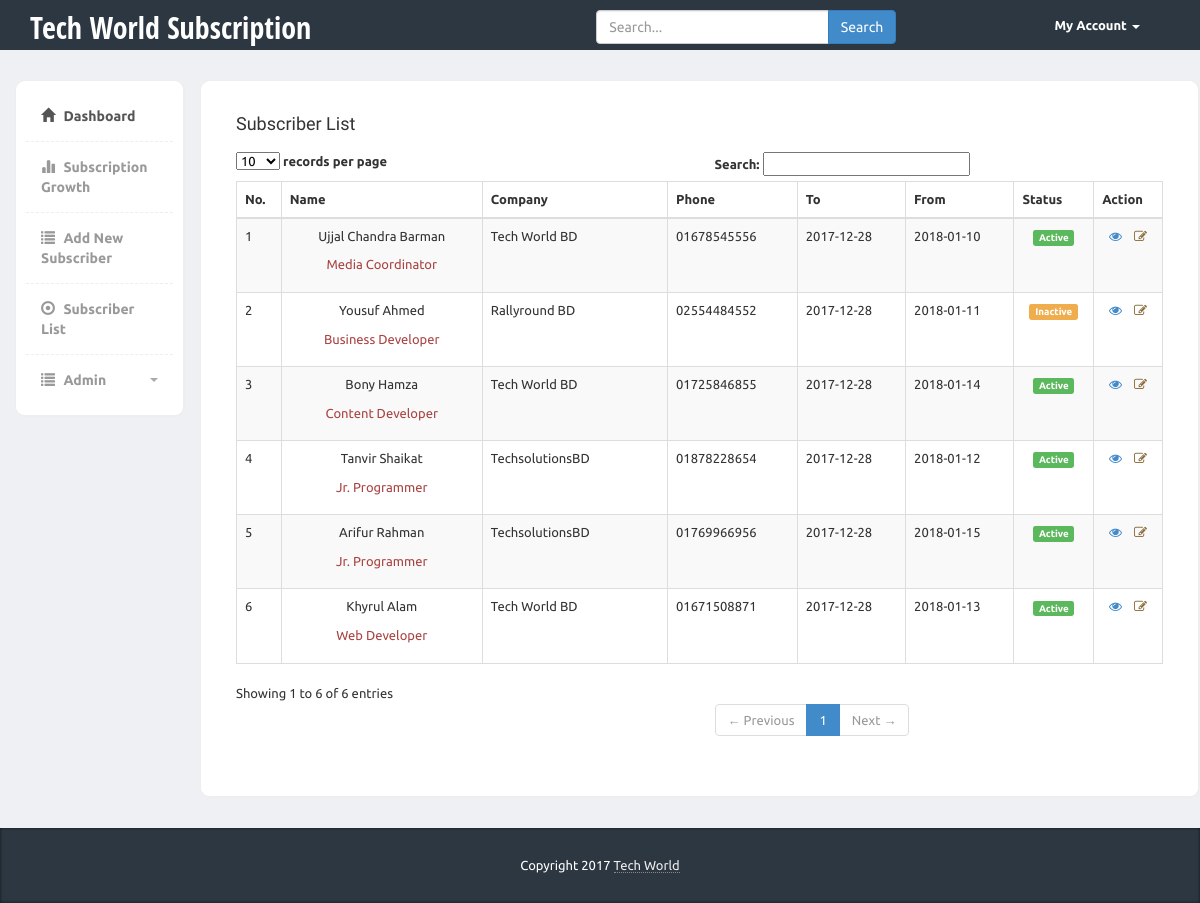
/subsList.php, run on the app's committed database.
### tables this page shows
CREATE TABLE `subscriber_list` (
  `s_id` int(11) NOT NULL,
  `name` varchar(50) NOT NULL,
  `profession` varchar(100) NOT NULL,
  `company` varchar(100) NOT NULL,
  `phone` varchar(30) NOT NULL,
  `email` varchar(255) NOT NULL,
  `address` text NOT NULL,
  `toDate` varchar(50) NOT NULL,
  `fromDate` varchar(50) NOT NULL,
  `status` tinyint(2) NOT NULL DEFAULT '1'
);

### App/View.php (called while the page is built, shortened)
<?php
class View {
  public function __construct($path,$data=null){
    include "template/master.php";
  }
}

### subsList.php (called while the page is built, shortened)
<?php
$db = new Database();
$table = 'subscriber_list';
$rows = $db->select($table);
$view = new View('subList',array(
  'rows'=> $rows
));

### App/Database.php (called while the page is built, shortened)
<?php
class Database{
  private $host = 'localhost';
  private $user = 'root';
  private $pass = '';
  private $dbname = 'dbSubscriber';
  private $pdo;
  public function __construct()
  {
    if(!isset($this->pdo)){
      try {
        $link = new PDO("mysql:host=".$this->host.";dbname=".$this->dbname.";charset=utf8",$this->user,$this->pass);
        $link->setAttribute(PDO::ATTR_ERRMODE,PDO::ERRMODE_EXCEPTION);
        $link->exec("set names utf8");
        $this->pdo = $link;
      } catch (PDOException $e) {
        echo "ERROR:".$e->getMessage();
        die("Fail Database Connection");
      }
    }
  }
  public function select($table){
    $query  = $this->pdo->prepare("SELECT * FROM $table ORDER BY s_id DESC");
    $query->execute();
    if($query->rowCount() > 0){
       $value = $query->fetchAll(PDO::FETCH_ASSOC);
     }
    return !empty($value)? $value:false;
  }
}

### template/subList.view.php (the view, shortened to what this page needs)
<div class="content-box-large">
  <div class="panel-heading">
    <div class="panel-title">Subscriber List </div>
  </div>
  <div class="panel-body">
    <table cellpadding="0" cellspacing="0" border="0" class="table table-striped table-bordered" id="example">
    <thead>
      <tr>
        <th>No.</th>
        <th>Name</th>
        <th>Company</th>
        <th>Phone</th>
        <th>To</th>
        <th>From</th>
        <th>Status</th>
        <th>Action</th>
      </tr>
    </thead>
    <tbody>
    <?php $i=1; if($rows){foreach($rows as $row){?>
      <tr class="gradeA">
        <td><?= $i++ ?></td>
        <td class="text-center">
          <p><?= $row['name']?></p>
          <p class="text-danger"><?= $row['profession']?></p>
        </td>
        <td class="center" style="width:20%"><?= $row['company']?></td>
        <td class="center"><?= $row['phone']?></td>
        <td class="center"><?= $row['toDate']?></td>
        <td class="center"><?= $row['fromDate']?></td>
        <td class="text-center">
          <?php if($row['status'] == 1){?>
            <span class="label label-success">Active</span>
          <?php }else{ ?>
            <span class="label label-warning">Inactive</span>
          <?php }?>
        </td>
        <td class="text-center">
          <a href="" class="text-primary">
            <i class="fa fa-eye"></i>
          </a>
          <a href="editSubs.php?id=<?= $row['s_id']?>" class="text-warning">
            <i class="fa fa-pencil-square-o"></i>
          </a>
        </td>
      </tr>
    <?php } } ?>
    </tbody>
  </table>
  </div>
</div>

### template/master.php (shortened to what this page needs)
<!DOCTYPE html>
<html>
  <head>
    <link href="assets/bootstrap/css/bootstrap.min.css" rel="stylesheet">
    <link href="//netdna.bootstrapcdn.com/font-awesome/4.0.3/css/font-awesome.css" rel="stylesheet">
    <link href="assets/css/styles.css" rel="stylesheet">
  </head>
  <body>
  	<div class="header">
	     <div class="container">
	        <div class="row">
	           <div class="col-md-5">
	              <div class="logo">
	                 <h1><a href="home.php">Tech World Subscription</a></h1>
	              </div>
	           </div>
	           <div class="col-md-5">
	              <div class="row">
	                <div class="col-lg-12">
	                  <div class="input-group form">
	                       <input type="text" class="form-control" placeholder="Search...">
	                       <span class="input-group-btn">
	                         <button class="btn btn-primary" type="button">Search</button>
	                       </span>
	                  </div>
	                </div>
	              </div>
	           </div>
	           <div class="col-md-2">
	              <div class="navbar navbar-inverse" role="banner">
	                  <nav class="collapse navbar-collapse bs-navbar-collapse navbar-right" role="navigation">
	                    <ul class="nav navbar-nav">
	                      <li class="dropdown">
	                        <a href="#" class="dropdown-toggle" data-toggle="dropdown">My Account <b class="caret"></b></a>
	                      </li>
	                    </ul>
	                  </nav>
	              </div>
	           </div>
	        </div>
	     </div>
	  </div>
    <div class="page-content">
    	<div class="row">
  		  <div class="col-md-2">
  		  	<div class="sidebar content-box" style="display: block;">
                  <ul class="nav">
                      <li class="current"><a href="home.php"><i class="glyphicon glyphicon-home"></i> Dashboard</a></li>
                      <li><a href=""><i class="glyphicon glyphicon-stats"></i> Subscription Growth</a></li>
                      <li><a href="addSubs.php"><i class="glyphicon glyphicon-list"></i> Add New Subscriber</a></li>
                      <li><a href="subsList.php"><i class="glyphicon glyphicon-record"></i> Subscriber List</a></li>
                      <li class="submenu">
                           <a href="#">
                              <i class="glyphicon glyphicon-list"></i> Admin
                              <span class="caret pull-right"></span>
                           </a>
                      </li>
                  </ul>
               </div>
  		  </div>
  		  <div class="col-md-10">
  		  	<div class="row">
  		  		<?php include($path);?>
  		  	</div>
  		  </div>
		  </div>
    </div>
    <footer>
         <div class="container">
            <div class="copy text-center">
               Copyright 2017 <a href='#'>Tech World</a>
            </div>
         </div>
      </footer>
  </body>
</html>

### assets/css/styles.css (style rules this page uses)
body { font-family: 'Open Sans', sans-serif; font-family: 'Ubuntu', sans-serif; background-color: #f7f7f7; position: relative; margin: 0px; font-size: 13px; padding: 0px; }
.page-content > .row { margin-left: 0px !important; margin-right: 0px !important; margin-top: 30px; }
footer { background-color:#2c3742; box-shadow:inset 0px 0px 3px #111; color:#fff; font-size:14px; line-height:25px; padding:10px 0px 10px 0px; bottom: 0px; }
footer a { color:#eee; text-decoration:none; border-bottom:1px dotted #888; }
footer .copy { font-size:13px; margin:15px 0px; }
.header { height:50px; background-color: #2c3742; }
.header .logo h1 { font-size:30px; margin:0px; padding:10px 0px; }
.header .logo h1 a { color:#fff; font-family: 'Open Sans Condensed', sans-serif; }
.header .form { margin-top:10px; width:100%; max-width:300px; margin:10px auto; }
.header .navbar * { box-shadow:none !important; }
.header .navbar { background:none !important; border:0px !important; }
.header .navbar .nav > li > a { color:#fff !important; font-size:13px !important; border-bottom:0px !important; margin-top:0px !important; font-weight:bold; }
.header .navbar-collapse { border:0px !important; }
.header .navbar-nav .caret { border-top-color:#fff !important; border-bottom-color:#fff !important; }
.content-box, .content-box-large { margin-bottom:30px; background:#fff; border-radius:10px; padding:10px; border-left:1px solid #eee; border-top:1px solid #eee; border-right:2px solid #eee; border-bottom:2px solid #eee; }
.content-box-large { padding: 20px; }
.sidebar ul.nav, .sidebar ul.nav ul { list-style: none; padding: 0px; margin: 0px; }
.sidebar .nav > li { margin: 0; border-bottom:1px dashed #eee; }
.sidebar .nav > li:last-child { border-bottom:0px; }
.sidebar .nav > li > a { font-size: 14px; line-height: 20px; padding: 15px 15px; color: #999; display: block; font-weight:bold; background:none; text-decoration: none; border-top:0px; font-weight:bold; }
.sidebar .nav > li > a > i { margin-right:5px; }
.sidebar .nav li a:hover, .sidebar .nav li.current > a { background: #fff; color: #555; border-bottom:0px; }
.sidebar .nav a .caret { float: right; width: 0; height: 0; display: inline-block; vertical-align: top; border-top: 4px solid #aaa; border-right: 4px solid transparent; border-left: 4px solid transparent; content: ""; margin-top: 8px; margin-left: 2px; }
body { background-color: #eff0f3; }
.panel-heading>.panel-title, .content-box-header .panel-title { float: left; padding-top: 0px; font-size: 18px; font-family: 'Bungee', cursive; }
.panel-body { clear:both; }

### data on the page
subscriber_list: name "Ujjal Chandra Barman", profession "Media Coordinator", company "Tech World BD", phone "01678545556", toDate "2017-12-28", fromDate "2018-01-10", status "Active"
subscriber_list: name "Yousuf Ahmed", profession "Business Developer", company "Rallyround BD", phone "02554484552", toDate "2017-12-28", fromDate "2018-01-11", status "Inactive"
subscriber_list: name "Bony Hamza", profession "Content Developer", company "Tech World BD", phone "01725846855", toDate "2017-12-28", fromDate "2018-01-14", status "Active"
subscriber_list: name "Tanvir Shaikat", profession "Jr. Programmer", company "TechsolutionsBD", phone "01878228654", toDate "2017-12-28", fromDate "2018-01-12", status "Active"
subscriber_list: name "Arifur Rahman", profession "Jr. Programmer", company "TechsolutionsBD", phone "01769966956", toDate "2017-12-28", fromDate "2018-01-15", status "Active"
subscriber_list: name "Khyrul Alam", profession "Web Developer", company "Tech World BD", phone "01671508871", toDate "2017-12-28", fromDate "2018-01-13", status "Active"
